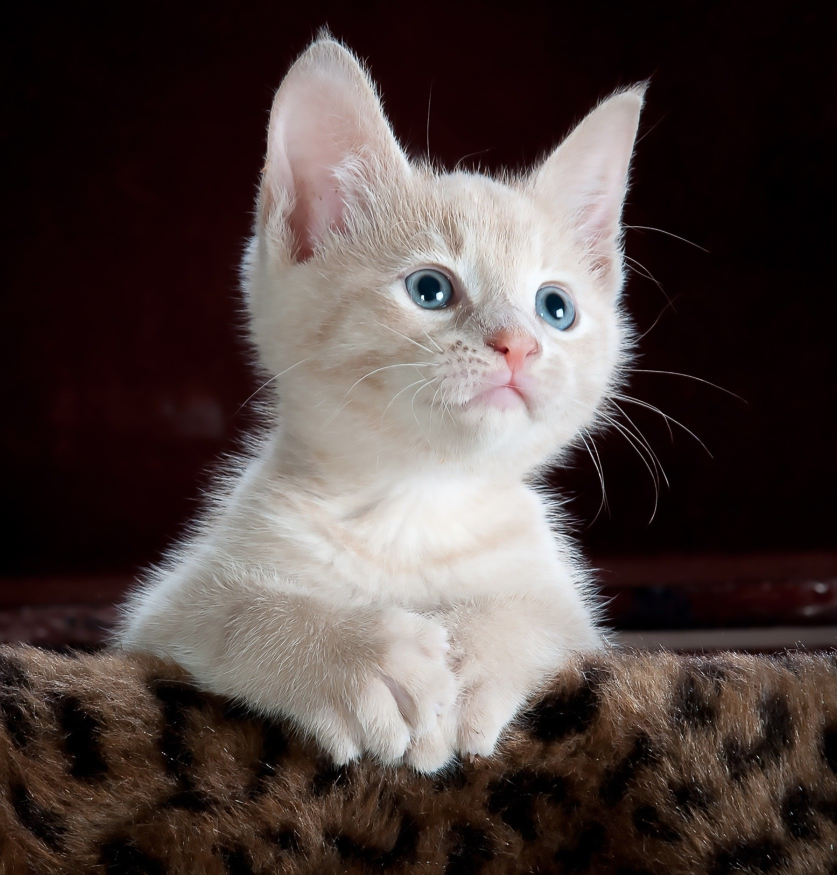
#> input picture pics/1.jpg, 1674 x 1750 px (shown at 1/2 size)
$ python resize_rescale.py
#> lines starting #> are read from the running program, lines starting #| are printed output that depends on the picture
import cv2 as cv

def rescaleFrame(frame, scale=0.75):
    width = int(frame.shape[1] * scale)
    height = int(frame.shape[0] * scale)

    dimensions = (width, height)

    return cv.resize(frame, dimensions, interpolation=cv.INTER_AREA)

def changeRes(width, height):
    #Live video
    capture.set(3, width)
    capture.set(4, height)


#resize image
img = cv.imread('pics/1.jpg')
#> img is the input picture: shape (1750, 1674, 3); mean B, G, R 64.1, 66.7, 78.5
cv.imshow('Cat', img)
resized_image = rescaleFrame(img, scale=.2)
#> in rescaleFrame, `return cv.resize(frame, dimensions, interpolation=cv.INTER_AREA)`:
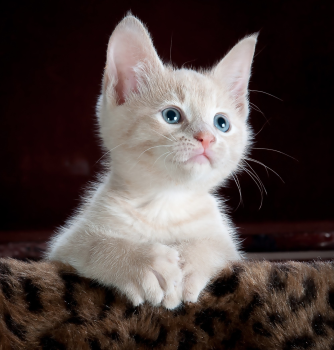
#> returned value: shape (350, 334, 3); mean of channels 0, 1, 2 64.1, 66.7, 78.5; drawn as B, G, R
cv.imshow('Image', resized_image)

#reading videos
capture = cv.VideoCapture('vids/1.mp4')

while True:
    isTrue, frame = capture.read()
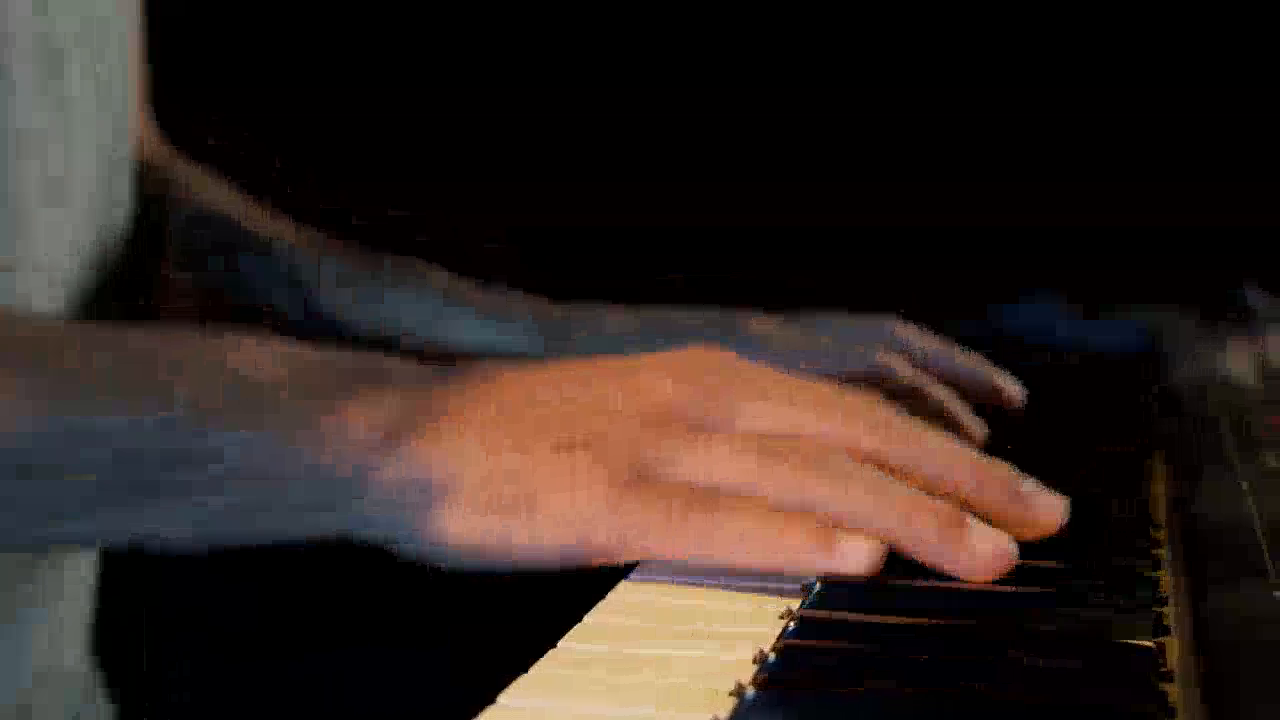
#> input picture frame 39 of vids/1.mp4, 1280 x 720 px
#> frame is the input picture: shape (720, 1280, 3); mean B, G, R 32.2, 37, 48.3
    frame_resized = rescaleFrame(frame, scale=.2)

    cv.imshow('Video', frame)
    cv.imshow('Video Resized', frame_resized)

    if cv.waitKey(20) & 0xFF==ord('d'):
#> (key Esc is pressed here)
        break

capture.release()
cv.destroyAllWindows()
